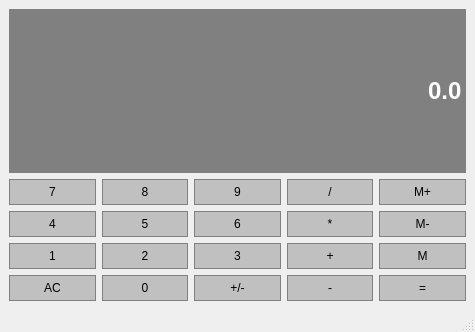
<?xml version="1.0" encoding="UTF-8"?>
<ui version="4.0">
 <class>Calculator</class>
 <widget class="QMainWindow" name="Calculator">
  <property name="geometry">
   <rect>
    <x>0</x>
    <y>0</y>
    <width>475</width>
    <height>332</height>
   </rect>
  </property>
  <property name="sizePolicy">
   <sizepolicy hsizetype="Preferred" vsizetype="Preferred">
    <horstretch>0</horstretch>
    <verstretch>0</verstretch>
   </sizepolicy>
  </property>
  <property name="windowTitle">
   <string>Calculator</string>
  </property>
  <widget class="QWidget" name="centralwidget">
   <layout class="QGridLayout" name="gridLayout">
    <item row="2" column="1">
     <widget class="QPushButton" name="pushButton_6">
      <property name="sizePolicy">
       <sizepolicy hsizetype="Preferred" vsizetype="Preferred">
        <horstretch>0</horstretch>
        <verstretch>0</verstretch>
       </sizepolicy>
      </property>
      <property name="styleSheet">
       <string notr="true">QPushButton {
	Background-color: #C0C0C0;
	border: 1px solid gray;
	padding: 5px;
}

QPushButton:pressed {
	Background-color: #A9A9A9;
	border: 1px solid gray;
	padding: 5px;
}</string>
      </property>
      <property name="text">
       <string>5</string>
      </property>
     </widget>
    </item>
    <item row="3" column="0">
     <widget class="QPushButton" name="pushButton_11">
      <property name="sizePolicy">
       <sizepolicy hsizetype="Preferred" vsizetype="Preferred">
        <horstretch>0</horstretch>
        <verstretch>0</verstretch>
       </sizepolicy>
      </property>
      <property name="styleSheet">
       <string notr="true">QPushButton {
	Background-color: #C0C0C0;
	border: 1px solid gray;
	padding: 5px;
}

QPushButton:pressed {
	Background-color: #A9A9A9;
	border: 1px solid gray;
	padding: 5px;
}</string>
      </property>
      <property name="text">
       <string>1</string>
      </property>
     </widget>
    </item>
    <item row="2" column="0">
     <widget class="QPushButton" name="pushButton_7">
      <property name="sizePolicy">
       <sizepolicy hsizetype="Preferred" vsizetype="Preferred">
        <horstretch>0</horstretch>
        <verstretch>0</verstretch>
       </sizepolicy>
      </property>
      <property name="styleSheet">
       <string notr="true">QPushButton {
	Background-color: #C0C0C0;
	border: 1px solid gray;
	padding: 5px;
}

QPushButton:pressed {
	Background-color: #A9A9A9;
	border: 1px solid gray;
	padding: 5px;
}</string>
      </property>
      <property name="text">
       <string>4</string>
      </property>
     </widget>
    </item>
    <item row="1" column="0">
     <widget class="QPushButton" name="pushButton">
      <property name="sizePolicy">
       <sizepolicy hsizetype="Preferred" vsizetype="Preferred">
        <horstretch>0</horstretch>
        <verstretch>0</verstretch>
       </sizepolicy>
      </property>
      <property name="styleSheet">
       <string notr="true">QPushButton {
	Background-color: #C0C0C0;
	border: 1px solid gray;
	padding: 5px;
}

QPushButton:pressed {
	Background-color: #A9A9A9;
	border: 1px solid gray;
	padding: 5px;
}</string>
      </property>
      <property name="text">
       <string>7</string>
      </property>
     </widget>
    </item>
    <item row="1" column="4">
     <widget class="QPushButton" name="pushButton_5">
      <property name="sizePolicy">
       <sizepolicy hsizetype="Preferred" vsizetype="Preferred">
        <horstretch>0</horstretch>
        <verstretch>0</verstretch>
       </sizepolicy>
      </property>
      <property name="styleSheet">
       <string notr="true">QPushButton {
	Background-color: #C0C0C0;
	border: 1px solid gray;
	padding: 5px;
}

QPushButton:pressed {
	Background-color: #A9A9A9;
	border: 1px solid gray;
	padding: 5px;
}</string>
      </property>
      <property name="text">
       <string>M+</string>
      </property>
     </widget>
    </item>
    <item row="2" column="2">
     <widget class="QPushButton" name="pushButton_8">
      <property name="sizePolicy">
       <sizepolicy hsizetype="Preferred" vsizetype="Preferred">
        <horstretch>0</horstretch>
        <verstretch>0</verstretch>
       </sizepolicy>
      </property>
      <property name="styleSheet">
       <string notr="true">QPushButton {
	Background-color: #C0C0C0;
	border: 1px solid gray;
	padding: 5px;
}

QPushButton:pressed {
	Background-color: #A9A9A9;
	border: 1px solid gray;
	padding: 5px;
}</string>
      </property>
      <property name="text">
       <string>6</string>
      </property>
     </widget>
    </item>
    <item row="2" column="4">
     <widget class="QPushButton" name="pushButton_10">
      <property name="sizePolicy">
       <sizepolicy hsizetype="Preferred" vsizetype="Preferred">
        <horstretch>0</horstretch>
        <verstretch>0</verstretch>
       </sizepolicy>
      </property>
      <property name="styleSheet">
       <string notr="true">QPushButton {
	Background-color: #C0C0C0;
	border: 1px solid gray;
	padding: 5px;
}

QPushButton:pressed {
	Background-color: #A9A9A9;
	border: 1px solid gray;
	padding: 5px;
}</string>
      </property>
      <property name="text">
       <string>M-</string>
      </property>
     </widget>
    </item>
    <item row="2" column="3">
     <widget class="QPushButton" name="pushButton_9">
      <property name="sizePolicy">
       <sizepolicy hsizetype="Preferred" vsizetype="Preferred">
        <horstretch>0</horstretch>
        <verstretch>0</verstretch>
       </sizepolicy>
      </property>
      <property name="styleSheet">
       <string notr="true">QPushButton {
	Background-color: #C0C0C0;
	border: 1px solid gray;
	padding: 5px;
}

QPushButton:pressed {
	Background-color: #A9A9A9;
	border: 1px solid gray;
	padding: 5px;
}</string>
      </property>
      <property name="text">
       <string>*</string>
      </property>
     </widget>
    </item>
    <item row="1" column="3">
     <widget class="QPushButton" name="pushButton_4">
      <property name="sizePolicy">
       <sizepolicy hsizetype="Preferred" vsizetype="Preferred">
        <horstretch>0</horstretch>
        <verstretch>0</verstretch>
       </sizepolicy>
      </property>
      <property name="styleSheet">
       <string notr="true">QPushButton {
	Background-color: #C0C0C0;
	border: 1px solid gray;
	padding: 5px;
}

QPushButton:pressed {
	Background-color: #A9A9A9;
	border: 1px solid gray;
	padding: 5px;
}</string>
      </property>
      <property name="text">
       <string>/</string>
      </property>
     </widget>
    </item>
    <item row="1" column="1">
     <widget class="QPushButton" name="pushButton_2">
      <property name="sizePolicy">
       <sizepolicy hsizetype="Preferred" vsizetype="Preferred">
        <horstretch>0</horstretch>
        <verstretch>0</verstretch>
       </sizepolicy>
      </property>
      <property name="styleSheet">
       <string notr="true">QPushButton {
	Background-color: #C0C0C0;
	border: 1px solid gray;
	padding: 5px;
}

QPushButton:pressed {
	Background-color: #A9A9A9;
	border: 1px solid gray;
	padding: 5px;
}</string>
      </property>
      <property name="text">
       <string>8</string>
      </property>
     </widget>
    </item>
    <item row="1" column="2">
     <widget class="QPushButton" name="pushButton_3">
      <property name="sizePolicy">
       <sizepolicy hsizetype="Preferred" vsizetype="Preferred">
        <horstretch>0</horstretch>
        <verstretch>0</verstretch>
       </sizepolicy>
      </property>
      <property name="styleSheet">
       <string notr="true">QPushButton {
	Background-color: #C0C0C0;
	border: 1px solid gray;
	padding: 5px;
}

QPushButton:pressed {
	Background-color: #A9A9A9;
	border: 1px solid gray;
	padding: 5px;
}</string>
      </property>
      <property name="text">
       <string>9</string>
      </property>
     </widget>
    </item>
    <item row="4" column="0">
     <widget class="QPushButton" name="pushButton_12">
      <property name="sizePolicy">
       <sizepolicy hsizetype="Preferred" vsizetype="Preferred">
        <horstretch>0</horstretch>
        <verstretch>0</verstretch>
       </sizepolicy>
      </property>
      <property name="styleSheet">
       <string notr="true">QPushButton {
	Background-color: #C0C0C0;
	border: 1px solid gray;
	padding: 5px;
}

QPushButton:pressed {
	Background-color: #A9A9A9;
	border: 1px solid gray;
	padding: 5px;
}</string>
      </property>
      <property name="text">
       <string>AC</string>
      </property>
     </widget>
    </item>
    <item row="3" column="1">
     <widget class="QPushButton" name="pushButton_13">
      <property name="sizePolicy">
       <sizepolicy hsizetype="Preferred" vsizetype="Preferred">
        <horstretch>0</horstretch>
        <verstretch>0</verstretch>
       </sizepolicy>
      </property>
      <property name="styleSheet">
       <string notr="true">QPushButton {
	Background-color: #C0C0C0;
	border: 1px solid gray;
	padding: 5px;
}

QPushButton:pressed {
	Background-color: #A9A9A9;
	border: 1px solid gray;
	padding: 5px;
}</string>
      </property>
      <property name="text">
       <string>2</string>
      </property>
     </widget>
    </item>
    <item row="4" column="1">
     <widget class="QPushButton" name="pushButton_14">
      <property name="sizePolicy">
       <sizepolicy hsizetype="Preferred" vsizetype="Preferred">
        <horstretch>0</horstretch>
        <verstretch>0</verstretch>
       </sizepolicy>
      </property>
      <property name="styleSheet">
       <string notr="true">QPushButton {
	Background-color: #C0C0C0;
	border: 1px solid gray;
	padding: 5px;
}

QPushButton:pressed {
	Background-color: #A9A9A9;
	border: 1px solid gray;
	padding: 5px;
}</string>
      </property>
      <property name="text">
       <string>0</string>
      </property>
     </widget>
    </item>
    <item row="3" column="2">
     <widget class="QPushButton" name="pushButton_15">
      <property name="sizePolicy">
       <sizepolicy hsizetype="Preferred" vsizetype="Preferred">
        <horstretch>0</horstretch>
        <verstretch>0</verstretch>
       </sizepolicy>
      </property>
      <property name="styleSheet">
       <string notr="true">QPushButton {
	Background-color: #C0C0C0;
	border: 1px solid gray;
	padding: 5px;
}

QPushButton:pressed {
	Background-color: #A9A9A9;
	border: 1px solid gray;
	padding: 5px;
}</string>
      </property>
      <property name="text">
       <string>3</string>
      </property>
     </widget>
    </item>
    <item row="4" column="2">
     <widget class="QPushButton" name="pushButton_16">
      <property name="sizePolicy">
       <sizepolicy hsizetype="Preferred" vsizetype="Preferred">
        <horstretch>0</horstretch>
        <verstretch>0</verstretch>
       </sizepolicy>
      </property>
      <property name="styleSheet">
       <string notr="true">QPushButton {
	Background-color: #C0C0C0;
	border: 1px solid gray;
	padding: 5px;
}

QPushButton:pressed {
	Background-color: #A9A9A9;
	border: 1px solid gray;
	padding: 5px;
}</string>
      </property>
      <property name="text">
       <string>+/-</string>
      </property>
     </widget>
    </item>
    <item row="4" column="3">
     <widget class="QPushButton" name="pushButton_17">
      <property name="sizePolicy">
       <sizepolicy hsizetype="Preferred" vsizetype="Preferred">
        <horstretch>0</horstretch>
        <verstretch>0</verstretch>
       </sizepolicy>
      </property>
      <property name="styleSheet">
       <string notr="true">QPushButton {
	Background-color: #C0C0C0;
	border: 1px solid gray;
	padding: 5px;
}

QPushButton:pressed {
	Background-color: #A9A9A9;
	border: 1px solid gray;
	padding: 5px;
}</string>
      </property>
      <property name="text">
       <string>-</string>
      </property>
     </widget>
    </item>
    <item row="3" column="3">
     <widget class="QPushButton" name="pushButton_18">
      <property name="sizePolicy">
       <sizepolicy hsizetype="Preferred" vsizetype="Preferred">
        <horstretch>0</horstretch>
        <verstretch>0</verstretch>
       </sizepolicy>
      </property>
      <property name="styleSheet">
       <string notr="true">QPushButton {
	Background-color: #C0C0C0;
	border: 1px solid gray;
	padding: 5px;
}

QPushButton:pressed {
	Background-color: #A9A9A9;
	border: 1px solid gray;
	padding: 5px;
}</string>
      </property>
      <property name="text">
       <string>+</string>
      </property>
     </widget>
    </item>
    <item row="3" column="4">
     <widget class="QPushButton" name="pushButton_19">
      <property name="sizePolicy">
       <sizepolicy hsizetype="Preferred" vsizetype="Preferred">
        <horstretch>0</horstretch>
        <verstretch>0</verstretch>
       </sizepolicy>
      </property>
      <property name="styleSheet">
       <string notr="true">QPushButton {
	Background-color: #C0C0C0;
	border: 1px solid gray;
	padding: 5px;
}

QPushButton:pressed {
	Background-color: #A9A9A9;
	border: 1px solid gray;
	padding: 5px;
}</string>
      </property>
      <property name="text">
       <string>M</string>
      </property>
     </widget>
    </item>
    <item row="4" column="4">
     <widget class="QPushButton" name="pushButton_20">
      <property name="sizePolicy">
       <sizepolicy hsizetype="Preferred" vsizetype="Preferred">
        <horstretch>0</horstretch>
        <verstretch>0</verstretch>
       </sizepolicy>
      </property>
      <property name="styleSheet">
       <string notr="true">QPushButton {
	Background-color: #C0C0C0;
	border: 1px solid gray;
	padding: 5px;
}

QPushButton:pressed {
	Background-color: #A9A9A9;
	border: 1px solid gray;
	padding: 5px;
}</string>
      </property>
      <property name="text">
       <string>=</string>
      </property>
     </widget>
    </item>
    <item row="0" column="0" colspan="5">
     <widget class="QLineEdit" name="Display">
      <property name="sizePolicy">
       <sizepolicy hsizetype="Preferred" vsizetype="Expanding">
        <horstretch>0</horstretch>
        <verstretch>0</verstretch>
       </sizepolicy>
      </property>
      <property name="font">
       <font>
        <family>Arial</family>
        <pointsize>18</pointsize>
        <bold>true</bold>
       </font>
      </property>
      <property name="styleSheet">
       <string notr="true">QLineEdit {
	Background-color: gray;
	border: 1px solid gray;
	color: #ffffff;
}</string>
      </property>
      <property name="text">
       <string>0.0</string>
      </property>
      <property name="alignment">
       <set>Qt::AlignRight|Qt::AlignTrailing|Qt::AlignVCenter</set>
      </property>
     </widget>
    </item>
   </layout>
  </widget>
  <widget class="QMenuBar" name="menubar">
   <property name="geometry">
    <rect>
     <x>0</x>
     <y>0</y>
     <width>475</width>
     <height>21</height>
    </rect>
   </property>
  </widget>
  <widget class="QStatusBar" name="statusbar"/>
 </widget>
 <resources/>
 <connections/>
</ui>
